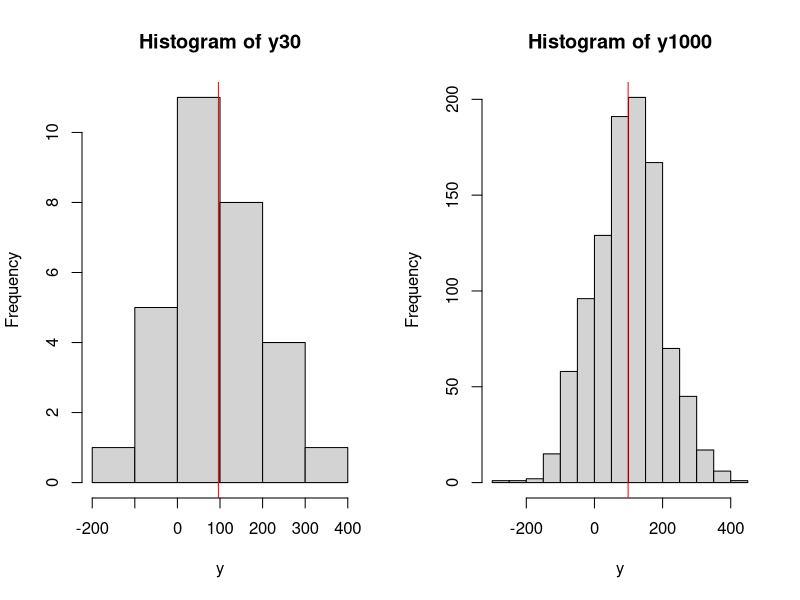

Here is the R script that generated this plot: (Note: this script raises an error after producing the figure.)
## ---- chunk 1
obs <- 10000
# Generate data from normal distribution
y <- rnorm(obs,100,100)
# Create sub-samples of 50 and 100 observations
y30 <- sample(y, 30)
y1000 <- sample(y, 1000)
par(mfcol=c(1,2))
hist(y30, xlab="y")
abline(v=mean(y30), col="red")
hist(y1000, xlab="y")
abline(v=mean(y1000), col="red")
## ---- chunk 2
knitr::include_graphics("images/02-statistics-LLN.png")
## ---- chunk 3
nIterations <- 1000
yMean <- vector("numeric",nIterations)
for(i in 1:nIterations){
    yMean[i] <- mean(sample(y,1000))
}
hist(yMean, xlab="Sample mean")
## ---- chunk 4
mu <- 100
sigma <- 10
nIterations <- 1000
# Generate data from normal distribution, 10,000 observations
y <- rnorm(10000,mu,sigma)
# This is the function, which will calculate the two variances
varFunction <- function(y){
   return(c(var(y), mean((y-mean(y))^2)))
}
# Calculate biased and unbiased variances for the sample of 30 observations,
# repeat nIterations times
varValues <- replicate(nIterations, varFunction(sample(y,30)))
## ---- chunk 5
par(mfcol=c(1,2))
# Histogram of unbiased estimate
hist(varValues[1,], xlab="V(y)", ylab="y", main="Unbiased estimate of V(y)")
abline(v=mean(varValues[1,]), col="red")
legend("topright",legend=TeX(paste0("E$\\left(V(y)\\right)$=",round(mean(varValues[1,]),2))),lwd=1,col="red")

# Histogram of the biased estimate
hist(varValues[2,], xlab="V(y)", ylab="y", main="Biased estimate of V(y)")
abline(v=mean(varValues[2,]), col="red")
legend("topright",legend=TeX(paste0("E$\\left(V(y)\\right)$=",round(mean(varValues[2,]),2))),lwd=1,col="red")
## ---- chunk 6
knitr::include_graphics("images/02-statistics-efficiency.png")
## ---- chunk 7
knitr::include_graphics("images/02-statistics-consistency.png")
## ---- chunk 8
hist(rnorm(10000), xlab=TeX("$\\bar{y}$"), ylab="Density", xlim=c(-5,5), axes=FALSE, main="")
par(new=TRUE)
plot(seq(-5,5,0.1), dnorm(seq(-5,5,0.1)), xlab="", ylab="", type="l")
lines(seq(-5,5,0.1), dnorm(seq(-5,5,0.1)), lwd=1, lty=1, col="darkblue")
lines(c(-5,5), c(0,0), col="black", lwd=1)
abline(v=0, col="darkblue", lwd=2)
legend("topright",legend=c(TeX("$\\mu$")),
       lwd=c(2), col=c("darkblue"))
## ---- chunk 9
plot(seq(-5,5,0.1), dnorm(seq(-5,5,0.1)), xlab=TeX("$\\bar{y}$"), ylab="Density", type="l",
     lwd=0, lty=0, col="darkblue")
polygon(c(seq(-5,5,0.1),rev(seq(-5,5,0.1))),
        c(dnorm(seq(-5,5,0.1)),rep(0,length(seq(-5,5,0.1)))), col="grey95", lty=0)
lines(seq(-5,5,0.1), dnorm(seq(-5,5,0.1)), lwd=1, lty=1, col="darkblue")
lines(c(-5,5), c(0,0), col="black", lwd=1)
polygon(c(seq(-5,qnorm(0.025),0.01),rev(seq(-5,qnorm(0.025),0.01))),
        c(dnorm(seq(-5,qnorm(0.025),0.01)), rep(0,length(seq(-5,qnorm(0.025),0.01)))), col="grey")
polygon(c(seq(qnorm(0.975),5,0.01),rev(seq(qnorm(0.975),5,0.01))),
        c(dnorm(seq(qnorm(0.975),5,0.01)), rep(0,length(seq(qnorm(0.975),5,0.01)))), col="grey")
abline(v=qnorm(c(0.025,0.975)), col="darkred", lwd=2)
abline(v=0, col="darkblue", lwd=2)
legend("topright",legend=c(TeX("$\\mu$"),"bounds",TeX("$1-\\alpha$"),TeX("$\\alpha$")),
       lwd=c(2,2,6,6), col=c("darkblue","darkred","grey95","grey"))
## ---- chunk 10
plot(seq(-5,5,0.1), dnorm(seq(-5,5,0.1),-1), xlab=TeX("$\\bar{y}$"), ylab="Density", type="l", xlim=c(-5,5),
     lwd=1,lty=2, col="darkblue")
polygon(c(seq(-5,5,0.1),rev(seq(-5,5,0.1))),
        c(dnorm(seq(-5,5,0.1),-1),rep(0,length(seq(-5,5,0.1)))),col="grey95",lty=0)
lines(seq(-5,5,0.1), dnorm(seq(-5,5,0.1),-1), lwd=2, lty=1, col="darkblue")
abline(v=-1, col="darkblue", lwd=2, lty=2)
polygon(c(seq(-5,5,0.1),rev(seq(-5,5,0.1))),
        c(dnorm(seq(-5,5,0.1),0),rep(0,length(seq(-5,5,0.1)))),col="white",lty=0)
lines(c(-5,5), c(0,0), col="black", lwd=1)
lines(seq(-5,5,0.1), dnorm(seq(-5,5,0.1),-1), lwd=1, lty=2, col="darkblue")
lines(seq(-5,5,0.1), dnorm(seq(-5,5,0.1)), lwd=2, lty=1, col="darkgreen")
lines(c(-1,-1), c(0,dnorm(-1)), col="darkblue", lwd=1, lty=2)
abline(v=qnorm(c(0.025,0.975)), col="darkred", lwd=2)
abline(v=0, col="darkgreen", lwd=2, lty=2)
legend("topright",legend=c(TeX("$\\mu$"),"Sample mean","Bounds","True PDF","Assumed PDF"),
       lwd=c(2,2,2,2,2), col=c("darkblue","darkgreen","darkred","darkblue","darkgreen"), lty=c(2,2,1,1,1))
## ---- chunk 11
plot(seq(-5,5,0.1), dt(seq(-5,5,0.1), 36-1), xlab="t", ylab="Density", type="l",
     lwd=0, lty=0, col="darkblue")
polygon(c(seq(-5,5,0.1),rev(seq(-5,5,0.1))),
        c(dt(seq(-5,5,0.1), 36-1),rep(0,length(seq(-5,5,0.1)))), col="grey95", lty=0)
lines(seq(-5,5,0.1), dt(seq(-5,5,0.1), 36-1), lwd=1, lty=1, col="darkgreen")
lines(c(-5,5), c(0,0), col="black", lwd=1)
polygon(c(seq(-5,qt(0.025, 36-1),0.01),rev(seq(-5,qt(0.025, 36-1),0.01))),
        c(dt(seq(-5,qt(0.025, 36-1),0.01),36-1), rep(0,length(seq(-5,qt(0.025, 36-1),0.01)))), col="grey")
polygon(c(seq(qt(0.975, 36-1),5,0.01),rev(seq(qt(0.975, 36-1),5,0.01))),
        c(dt(seq(qt(0.975, 36-1),5,0.01),36-1), rep(0,length(seq(qt(0.975, 36-1),5,0.01)))), col="grey")
abline(v=qt(c(0.025,0.975),36-1), col="darkred", lwd=2)
abline(v=-3, col="darkblue", lwd=2)
legend("topright",legend=c("critical values","calculated t",TeX("$1-\\alpha$"),TeX("$\\alpha$")),
       lwd=c(2,2,6,6), col=c("darkred","darkblue","grey95","grey"))
## ---- chunk 12
plot(seq(-1.5,0.5,0.01), dt((seq(-1.5,0.5,0.01)+0.5)*6, 36-1), xlab="Sample mean", ylab="Density", type="l",
     lwd=0, lty=0, col="darkblue")
polygon(c(seq(-1.5,0.5,0.01),rev(seq(-1.5,0.5,0.01))),
        c(dt((seq(-1.5,0.5,0.01)+0.5)*6, 36-1),rep(0,length(seq(-1.5,0.5,0.01)))), col="grey95", lty=0)
lines(seq(-1.5,0.5,0.01), dt((seq(-1.5,0.5,0.01)+0.5)*6, 36-1), lwd=1, lty=1, col="darkgreen")
lines(c(-1.5,0.5), c(0,0), col="black", lwd=1)
polygon(c(seq(-1.5,qt(0.025, 36-1)/6-0.5,0.01),rev(seq(-1.5,qt(0.025, 36-1)/6-0.5,0.01))),
        c(dt((seq(-1.5,qt(0.025, 36-1)/6-0.5,0.01)+0.5)*6,36-1), rep(0,length(seq(-1.5,qt(0.025, 36-1)/6-0.5,0.01)))), col="grey")
polygon(c(seq(qt(0.975, 36-1)/6-0.5,0.5,0.01),rev(seq(qt(0.975, 36-1)/6-0.5,0.5,0.01))),
        c(dt((seq(qt(0.975, 36-1)/6-0.5,0.5,0.01)+0.5)*6,36-1), rep(0,length(seq(qt(0.975, 36-1)/6-0.5,0.5,0.01)))), col="grey")
abline(v=qt(c(0.025,0.975),36-1)/6-0.5, col="darkred", lwd=2)
abline(v=0, col="darkblue", lwd=2)
legend("topright",legend=c("bounds",TeX("$\\mu$=0"),TeX("$1-\\alpha$"),TeX("$\\alpha$")),
       lwd=c(2,2,6,6), col=c("darkred","darkblue","grey95","grey"))
## ---- chunk 13
pt(-3, 36-1)
## ---- chunk 14
mtcarsData <- data.frame(mtcars)
mtcarsData$vs <- factor(mtcarsData$vs,levels=c(0,1),labels=c("V-shaped","Straight"))
mtcarsData$am <- factor(mtcarsData$am,levels=c(0,1),labels=c("automatic","manual"))
## ---- chunk 15
table(mtcarsData$vs)
table(mtcarsData$am)
## ---- chunk 16
table(mtcarsData$vs,mtcarsData$am)
## ---- chunk 17
setNames(mean(mtcarsData$mpg),"mean")
quantile(mtcarsData$mpg)
setNames(median(mtcarsData$mpg),"median")
## ---- chunk 18
timeDate::skewness(mtcarsData$mpg)
timeDate::kurtosis(mtcarsData$mpg)
## ---- chunk 19
hm(mtcarsData$mpg)
## ---- chunk 20
asymmetry(mtcarsData$mpg)
## ---- chunk 21
summary(mtcarsData)
## ---- chunk 22
plot(seq(-3,3,0.1),dnorm(seq(-3,3,0.1)),type="l",ylab="Density",xlab="y",main="PDF of Normal distribution")
abline(v=0, col="red")
text(0.5,0.05,TeX("$\\mu =0$"))
## ---- chunk 23
plot(seq(-3,3,0.01),dlaplace(seq(-3,3,0.01)),type="l",ylab="Density",xlab="y",main="PDF of Laplace distribution")
abline(v=0, col="red")
## ---- chunk 24
plot(seq(-3,3,0.01),ds(seq(-3,3,0.01)),type="l",ylab="Density",xlab="y",main="PDF of S distribution")
abline(v=0, col="red")
## ---- chunk 25
plot(seq(-3,3,0.01),dgnorm(seq(-3,3,0.01),0,1,0.5),type="l",ylab="Density",xlab="y",main="PDF of Generalised Normal distribution",
     ylim=c(0,0.6))
lines(seq(-3,3,0.01),dgnorm(seq(-3,3,0.01),0,1,1),col="darkblue")
lines(seq(-3,3,0.01),dgnorm(seq(-3,3,0.01),0,1,2),col="darkred")
lines(seq(-3,3,0.01),dgnorm(seq(-3,3,0.01),0,1,1000),col="purple")
abline(v=0, col="red")
legend("topright",legend=c(TeX("$\\beta =0.5$"),TeX("$\\beta =1$"),TeX("$\\beta =2$"),TeX("$\\beta =1000$")),
       col=c("black","darkblue","darkred","purple"),lwd=1)
## ---- chunk 26
plot(seq(-3,3,0.01),dalaplace(seq(-3,3,0.01),0,1,0.5),type="l",ylab="Density",xlab="y",main="PDF of Asymmetric Laplace distribution",
     ylim=c(0,0.6))
lines(seq(-3,3,0.01),dalaplace(seq(-3,3,0.01),0,1,0.2),col="darkblue")
lines(seq(-3,3,0.01),dalaplace(seq(-3,3,0.01),0,1,0.8),col="darkred")
abline(v=0, col="red")
legend("topright",legend=c(TeX("$\\alpha =0.5$"),TeX("$\\alpha =0.2$"),TeX("$\\alpha =0.8$")),
       col=c("black","darkblue","darkred"),lwd=1)
## ---- chunk 27
plot(seq(0,6,0.01),dinvgauss(seq(0,6,0.01),1,dispersion=10),type="l",ylab="Density",xlab="y",main="PDF of Inverse Gaussian distribution")
lines(seq(0,6,0.01),dinvgauss(seq(0,6,0.01),1,dispersion=1),col="darkblue")
lines(seq(0,6,0.01),dinvgauss(seq(0,6,0.01),1,dispersion=0.1),col="darkred")
abline(v=1, col="red")
legend("topright",legend=c(TeX("$s =10$"),TeX("$s =1$"),TeX("$s =0.1$")),
       col=c("black","darkblue","darkred"),lwd=1)
## ---- chunk 28
plot(seq(0,6,0.01),dgamma(seq(0,6,0.01),0.1,scale=10),type="l",ylab="Density",xlab="y",main="PDF of Gamma distribution")
lines(seq(0,6,0.01),dgamma(seq(0,6,0.01),1,scale=1),col="darkblue")
lines(seq(0,6,0.01),dgamma(seq(0,6,0.01),10,scale=0.1),col="darkred")
abline(v=1, col="red")
legend("topright",legend=c(TeX("$s =10$"),TeX("$s =1$"),TeX("$s =0.1$")),
       col=c("black","darkblue","darkred"),lwd=1)
